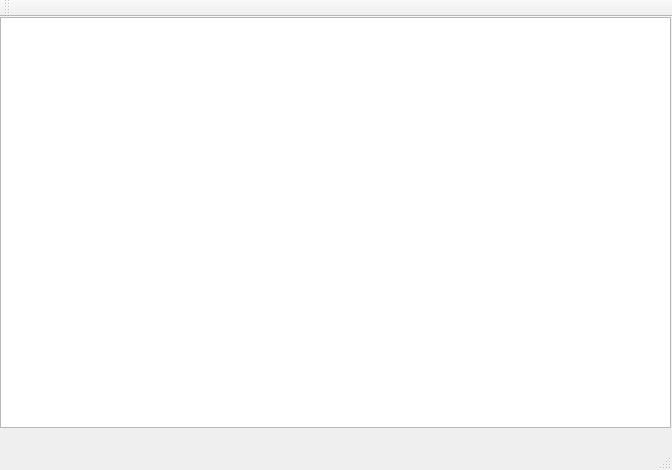
<?xml version="1.0" encoding="UTF-8"?>
<ui version="4.0">
 <class>Texteditor_self</class>
 <widget class="QMainWindow" name="Texteditor_self">
  <property name="geometry">
   <rect>
    <x>0</x>
    <y>0</y>
    <width>672</width>
    <height>470</height>
   </rect>
  </property>
  <property name="windowTitle">
   <string>Texteditor_self</string>
  </property>
  <widget class="QWidget" name="centralWidget">
   <widget class="Edit" name="textEdit">
    <property name="geometry">
     <rect>
      <x>0</x>
      <y>0</y>
      <width>671</width>
      <height>411</height>
     </rect>
    </property>
   </widget>
  </widget>
  <widget class="QMenuBar" name="menuBar">
   <property name="geometry">
    <rect>
     <x>0</x>
     <y>0</y>
     <width>672</width>
     <height>22</height>
    </rect>
   </property>
  </widget>
  <widget class="QToolBar" name="mainToolBar">
   <attribute name="toolBarArea">
    <enum>TopToolBarArea</enum>
   </attribute>
   <attribute name="toolBarBreak">
    <bool>false</bool>
   </attribute>
  </widget>
  <widget class="QStatusBar" name="statusBar"/>
 </widget>
 <layoutdefault spacing="6" margin="11"/>
 <customwidgets>
  <customwidget>
   <class>Edit</class>
   <extends>QTextEdit</extends>
   <header>edit.h</header>
  </customwidget>
 </customwidgets>
 <resources/>
 <connections/>
</ui>
